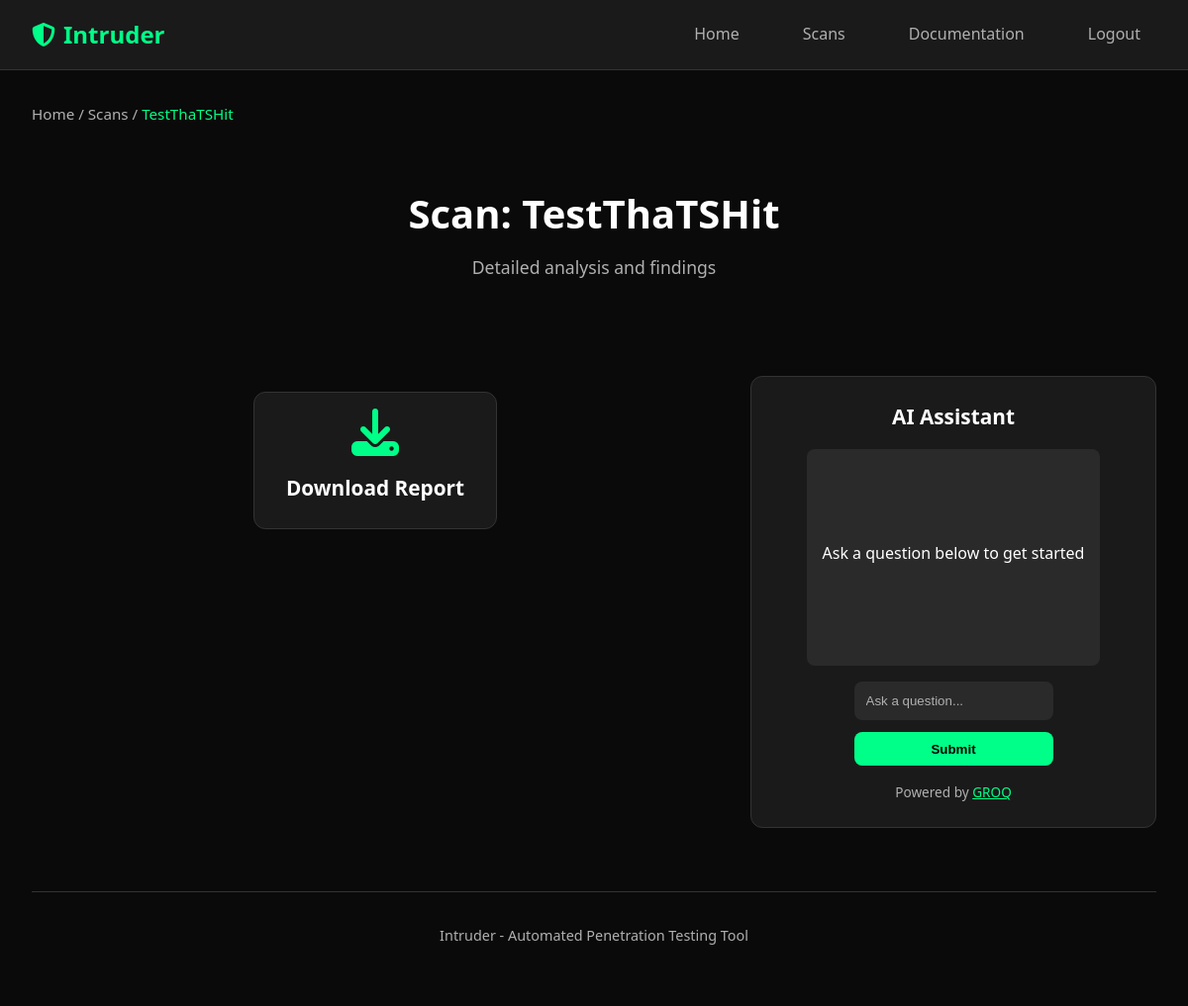
The page /home/scans/TestThaTSHit (signed in) on the database as committed earlier.
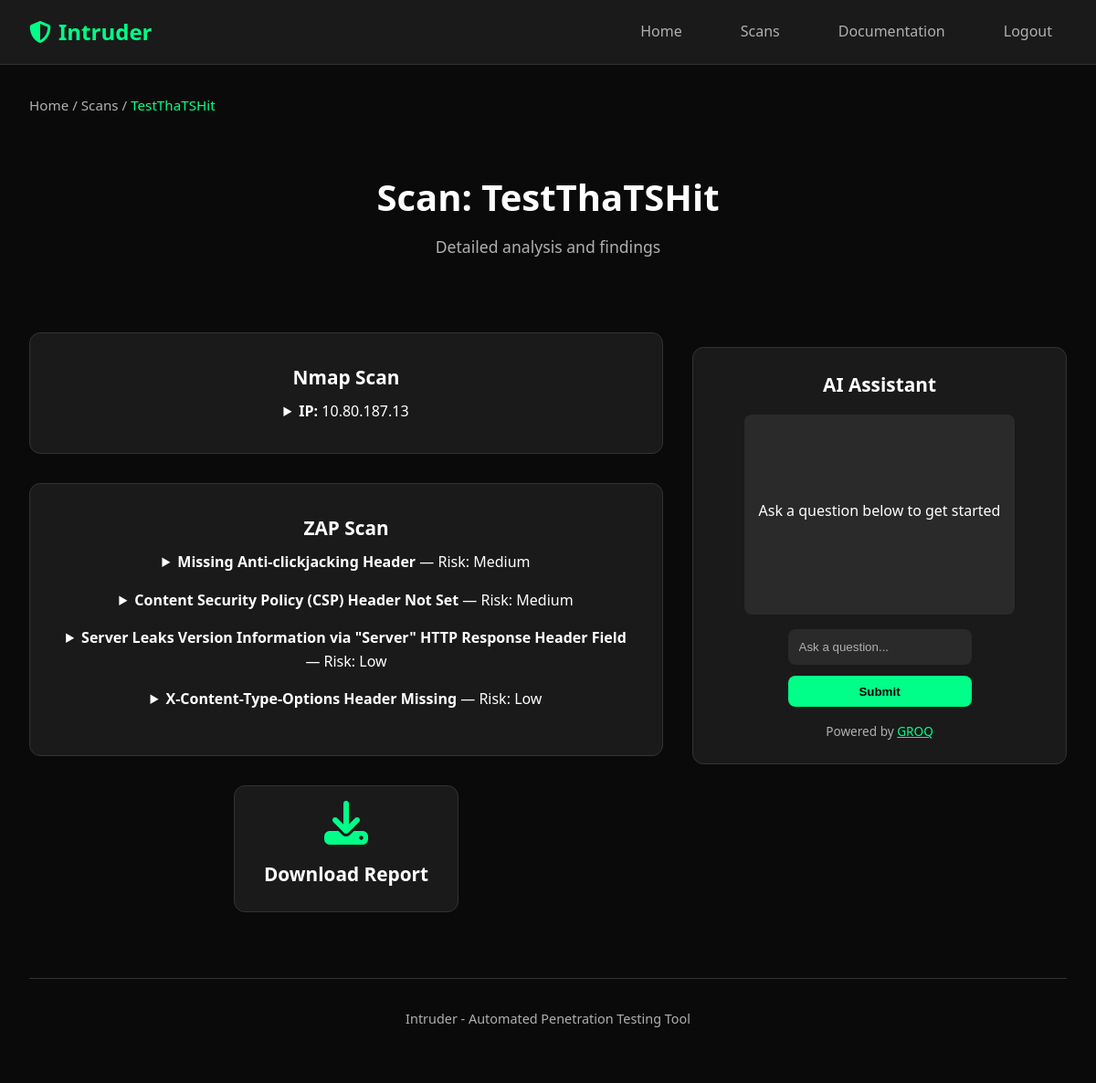
The same page on the database as committed later.
### tables this page shows
CREATE TABLE PROCESSES (
                    id INTEGER PRIMARY KEY AUTOINCREMENT,
                    processType TEXT NOT NULL, 
                    processOutput TEXT NOT NULL,
                    nameScan TEXT NOT NULL,
                    userId INTEGER,
                    FOREIGN KEY(nameScan) REFERENCES SCANS(scanName),
                    FOREIGN KEY(userId) REFERENCES USER(id)
                );

### app/views.py (the view, shortened to what this page needs)
@views.route("/home/scans/<scanName>", methods=['POST', 'GET'])
@login_required
def scanDetail(scanName):
    scanDetail = getScansDetails(DB_PATH, scanName)
    scanDetail = convertTuples(scanDetail)
    apiKey = current_user.groqApi if current_user.groqApi else None
    return render_template("scanBase.html", scan = scanName, scansContent = scanDetail, user=current_user)

### app/__init__.py (called while the page is built)
def create_app():
    app = Flask(__name__)
    app.config['SECRET_KEY'] = "secretkey123"
    app.config["SQLALCHEMY_DATABASE_URI"] = f"sqlite:///{DB_PATH}"
    app.config['SESSION_COOKIE_SECURE'] = True
    app.config['SESSION_COOKIE_HTTPONLY'] = True
    init_db()
    db.init_app(app)
    from .auth import auth
    from .views import views
    app.register_blueprint(auth, url_prefix='/')
    app.register_blueprint(views, url_prefix='/')
    login_manager = LoginManager()
    login_manager.login_view = 'auth.login'
    login_manager.init_app(app)
    from .models import User
    @login_manager.user_loader
    def load_user(user_id):
        return User.query.get(int(user_id))
    return app

### database/database.py (called while the page is built)
def getScansDetails(db_path='database.db', scanName="default", id=None):
    try:
        with sqlite3.connect(db_path) as conn:
            cursor = conn.cursor()
            cursor.execute("SELECT * from PROCESSES where nameScan = ?  ", (scanName,))
            rows = cursor.fetchall()
            print(len(rows))
            return rows
    except sqlite3.Error as e:
        print(f"[!] Database error: {e}")
    except Exception as e:
        print(f"[!] Unexpected error: {e}")
    return ["default"]

### app/templates/scanBase.html (shortened to what this page needs)
<!DOCTYPE html>
<html lang="en">
<head>
    <link rel="stylesheet"  href="https://cdnjs.cloudflare.com/ajax/libs/font-awesome/6.5.0/css/all.min.css">
    <link rel="stylesheet" href="{{ url_for('static', filename='style.css') }}">
</head>
<body>
    <header>
        <nav>
            <div class="logo">
                <i class="fa-solid fa-shield-halved" style="color: #00ff88;"></i>
                Intruder
            </div>
            <ul class="nav-links">
               {% if user.is_authenticated %}
                <li><a href="/home">Home</a></li>
                <li><a href="/home/scans">Scans</a></li>
                <li><a href="/home/docs">Documentation</a></li>
                <li><a href="/logout" class="cta-link">Logout</a></li>
                {% else %}
                <li><a href="/login" class="cta-link">Login</a></li>
                <li><a href="/register" class="cta-link">Register</a></li>
                {% endif %}
            </ul>
        </nav>
    </header>
    <div class="container">
        <div class="breadcrumb" style="margin-bottom: 1.5rem;">
            <a href="/home">Home</a> /
            <a href="/home/scans">Scans</a> /
            <a href="/home/scans/{{ scan }}" class="active">{{ scan }}</a>
        </div>
        <div class="page-header">
            <h1 class="page-title">Scan: {{ scan }}</h1>
            <p class="page-subtitle">Detailed analysis and findings</p>
        </div>
        <div style="display: flex; flex-wrap: wrap; gap: 2rem;">
            <div style="flex: 1 1 60%;">
                {% for detail in scansContent %}
                    <div class="action-card" style="margin-bottom: 2rem;">
                        {% if detail[1] == 'nmap' %}
                            <h2 class="action-title">Nmap Scan</h2>
                            {% if detail[2]|length == 0 %}
                                <p class="action-description">No juicy info found here</p>
                            {% else %}
                                {% set scan = detail[2][0] %}
                                <details>
                                    <summary><strong>IP:</strong> {{ scan["ip"] }}</summary>
                                </details>
                            {% endif %}
                        {% endif %}
                        {% if detail[1] == 'zap' %}
                            <h2 class="action-title">ZAP Scan</h2>
                            {% if detail[2]|length == 0 %}
                                <p class="action-description">No findings reported.</p>
                            {% else %}
                                <ul>
                                    {% for alert in detail[2] %}
                                        <li style="margin-bottom: 1rem;">
                                            <details>
                                                <summary><strong>{{ alert.name }}</strong> — Risk: {{ alert.risk }}</summary>
                                            </details>
                                        </li>
                                    {% endfor %}
                                </ul>
                            {% endif %}
                        {% endif %}
                    </div>
                {% endfor %}
                <div style="text-align: center; margin-top: 2rem;">
                    <a href="/home/scans/{{ scan }}/export" class="action-card" style="display: inline-block; padding: 1rem 2rem;">
                        <i class="fas fa-download action-icon"></i>
                        <h3 class="action-title">Download Report</h3>
                    </a>
                </div>
            </div>
            <div style="flex: 1 1 35%;">
                <div id="ai" class="action-card" style="padding: 1.5rem; margin-top: 1rem; position: sticky; top: 100px;">
                    <h2 class="action-title" style="margin-bottom: 1rem;">AI Assistant</h2>
                    <div id="aiResponse" style="margin-bottom: 1rem; max-height: 300px; overflow-y: auto; background: var(--accent-bg); padding: 1rem; border-radius: 8px; white-space: pre-wrap;">
                        {% if response %}
                            <p><strong>User:</strong> {{ question }}</p>
                            <p><strong>AI:</strong> {{ response }}</p>
                        {% else %}
                            <p>Ask a question below to get started</p>
                        {% endif %}
                    </div>
                    <div id="aiFooter">
                        <form action="" id="aiForm" method="post" style="display: flex; flex-direction: column; gap: 0.75rem;">
                            <input type="text" id="aiInput" name="iaInput" placeholder="Ask a question..." required
                                style="padding: 0.75rem; border: none; border-radius: 8px; background: var(--accent-bg); color: var(--primary-text);">
                            <input type="submit" value="Submit" name="asking"
                                style="padding: 0.6rem; border: none; border-radius: 8px; background: var(--accent-color); color: #000; font-weight: bold; cursor: pointer;">
                        </form>
                        <p style="margin-top: 1rem; font-size: 0.85rem; color: var(--secondary-text);">
                            Powered by <a href="https://groq.com" target="_blank" style="color: var(--accent-color);">GROQ</a>
                        </p>
                    </div>
                </div>
            </div>
        </div>
        <div class="footer">
            <p class="footer-text">Intruder - Automated Penetration Testing Tool</p>
        </div>
    </div>
</body>
</html>

### app/static/style.css (style rules this page uses)
* { margin: 0; padding: 0; box-sizing: border-box; }
:root { --primary-bg: #0a0a0a; --secondary-bg: #1a1a1a; --accent-bg: #2a2a2a; --primary-text: #ffffff; --secondary-text: #b0b0b0; --accent-color: #00ff88; --border-color: #333333; --hover-bg: #333333; }
body { font-family: 'Segoe UI', Tahoma, Geneva, Verdana, sans-serif; background: var(--primary-bg); color: var(--primary-text); line-height: 1.6; min-height: 100vh; }
header { background: var(--secondary-bg); border-bottom: 1px solid var(--border-color); position: sticky; top: 0; z-index: 100; }
nav { display: flex; justify-content: space-between; align-items: center; padding: 1rem 2rem; max-width: 1200px; margin: 0 auto; }
ul { list-style: none; }
.logo { font-size: 1.5rem; font-weight: bold; color: var(--accent-color); display: flex; align-items: center; gap: 0.5rem; }
.nav-links { display: flex; gap: 2rem; list-style: none; }
.nav-links a { color: var(--secondary-text); text-decoration: none; padding: 0.5rem 1rem; border-radius: 6px; transition: all 0.2s ease; }
.container { max-width: 1200px; margin: 0 auto; padding: 2rem; }
.page-header { text-align: center; margin-bottom: 3rem; padding: 2rem 0; }
.page-title { font-size: 2.5rem; margin-bottom: 0.5rem; color: var(--primary-text); }
.page-subtitle { color: var(--secondary-text); font-size: 1.1rem; }
.action-card { background: var(--secondary-bg); border: 1px solid var(--border-color); border-radius: 12px; padding: 2rem; text-decoration: none; color: var(--primary-text); transition: all 0.2s ease; display: flex; flex-direction: column; align-items: center; text-align: center; position: relative; overflow: hidden; }
.action-card::before { content: ''; position: absolute; top: 0; left: -100%; width: 100%; height: 2px; background: var(--accent-color); transition: left 0.3s ease; }
.action-icon { font-size: 3rem; color: var(--accent-color); margin-bottom: 1rem; }
.action-title { font-size: 1.3rem; margin-bottom: 0.5rem; font-weight: 600; }
.footer { margin-top: 4rem; padding: 2rem 0; text-align: center; border-top: 1px solid var(--border-color); }
.footer-text { color: var(--secondary-text); font-size: 0.9rem; }
#ai input[type="text"]::placeholder { color: var(--secondary-text); }
#aiResponse p { margin-bottom: 0.5rem; color: var(--primary-text); white-space: pre-wrap; word-wrap: break-word; }
.breadcrumb { font-size: 0.95rem; color: var(--secondary-text); margin-bottom: 1.5rem; }
.breadcrumb a { color: var(--secondary-text); text-decoration: none; transition: color 0.2s ease; }
.breadcrumb a.active { color: var(--accent-color); font-weight: 500; }
.page-header, .actions-grid { animation: fadeIn 0.8s ease; }

Rows that differ between the two databases and show on the page:
added PROCESSES: ip "10.80.187.13"
added PROCESSES: name "Missing Anti-clickjacking Header" "Content Security Policy (CSP) Header Not Set" "Server Leaks Version Information via \"Server\" HTTP Response Header Field" "X-Content-Type-Options Header Missing", risk "Medium" "Medium" "Low" "Low"
